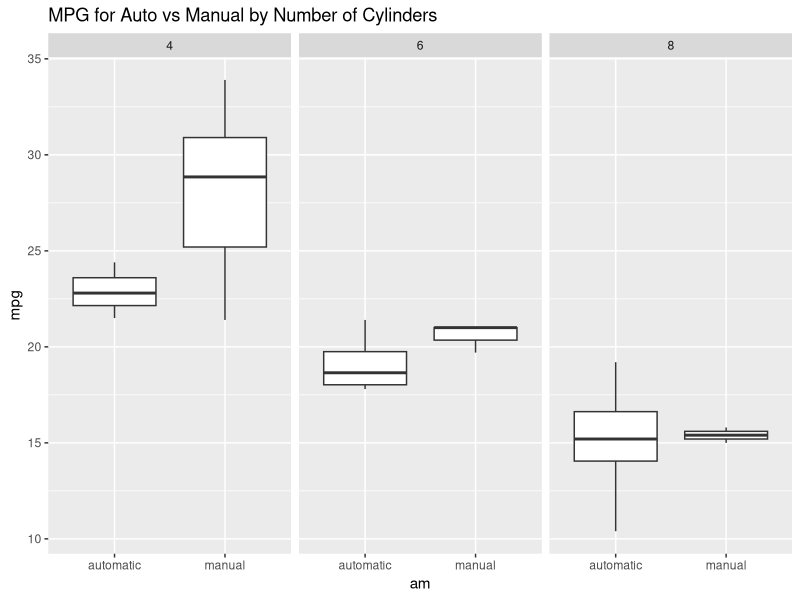
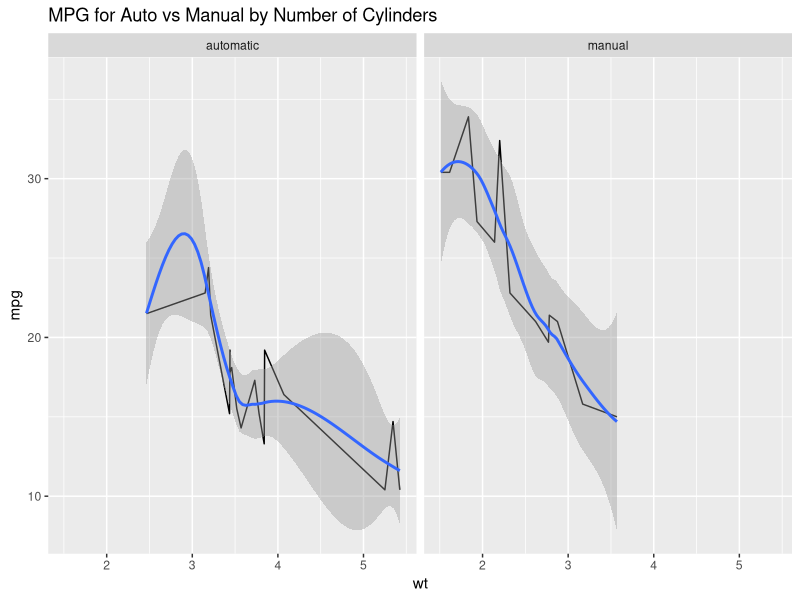

These figures' R source, in order:
# 1. Context --------------------------------------------------------------
# You work for Motor Trend, a magazine about the automobile industry.
# Looking at a data set of a collection of cars, they are interested in 
# exploring the relationship between a set of variables and miles per gallon 
# (MPG) (outcome). They are particularly interested in the following two 
# questions:
# 
# “Is an automatic or manual transmission better for MPG”
# "Quantify the MPG difference between automatic and manual transmissions"


# 2. Requirements ---------------------------------------------------------

# Take the mtcars data set and write up an analysis to answer their question
# using regression models and exploratory data analyses.
#
# Written as a PDF printout of a compiled (using knitr) R markdown document.
# 
# Brief. 
# 
# Roughly the equivalent of 2 pages or less for the main text.
# 
# Supporting figures in an appendix can be included up to 5 total pages 
# including the 2 for the main report. The appendix can only include figures.
# 
# Include a first paragraph executive summary.

library(ggplot2)
library(dplyr)

data(mtcars)
mtcars <- 
  tbl_df(mtcars) %>%
  mutate(am = as.factor(ifelse(am == 0, "automatic", "manual")),
         cyl = as.factor(cyl))

glimpse(mtcars)

ggplot(mtcars, aes(am, mpg, cyl)) + 
  geom_boxplot() +
  facet_grid(.~cyl) +
  ggtitle("MPG for Auto vs Manual by Number of Cylinders")

ggplot(mtcars, aes(wt, mpg, am))+ 
  geom_line() +
  geom_smooth() +
  facet_grid( .~am) +
  ggtitle("MPG for Auto vs Manual by Number of Cylinders")

fit1 <- lm(mpg ~ am, data = mtcars)
fit2 <- lm(mpg ~ am + cyl + wt, data = mtcars)
